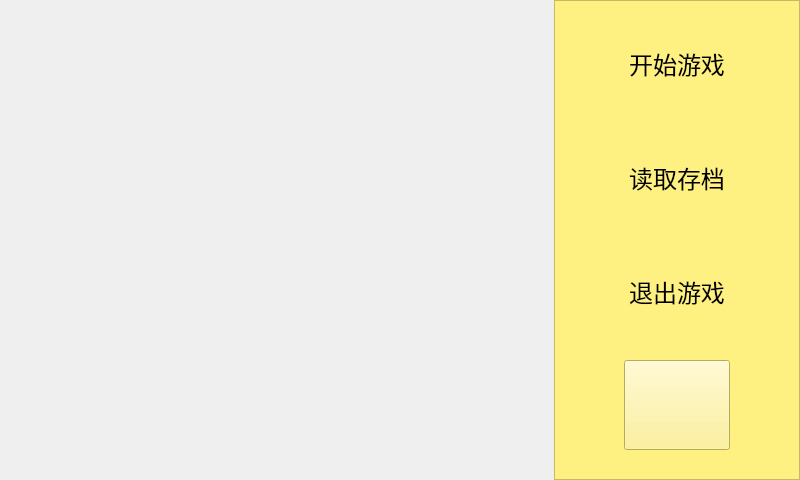
<?xml version="1.0" encoding="UTF-8"?>
<ui version="4.0">
 <class>MainScene</class>
 <widget class="QWidget" name="MainScene">
  <property name="geometry">
   <rect>
    <x>0</x>
    <y>0</y>
    <width>800</width>
    <height>480</height>
   </rect>
  </property>
  <property name="windowTitle">
   <string>猫和老鼠连连看</string>
  </property>
  <property name="styleSheet">
   <string notr="true"/>
  </property>
  <layout class="QHBoxLayout" name="horizontalLayout" stretch="9,4">
   <property name="spacing">
    <number>0</number>
   </property>
   <property name="sizeConstraint">
    <enum>QLayout::SetDefaultConstraint</enum>
   </property>
   <property name="leftMargin">
    <number>0</number>
   </property>
   <property name="topMargin">
    <number>0</number>
   </property>
   <property name="rightMargin">
    <number>0</number>
   </property>
   <property name="bottomMargin">
    <number>0</number>
   </property>
   <item>
    <widget class="QFrame" name="frame">
     <property name="enabled">
      <bool>true</bool>
     </property>
     <property name="styleSheet">
      <string notr="true">border-image: url(:/res/mainScene/background.png);</string>
     </property>
     <property name="frameShape">
      <enum>QFrame::NoFrame</enum>
     </property>
     <property name="frameShadow">
      <enum>QFrame::Plain</enum>
     </property>
    </widget>
   </item>
   <item>
    <widget class="QFrame" name="frame_2">
     <property name="styleSheet">
      <string notr="true">background-color: rgb(255, 240, 130);</string>
     </property>
     <property name="frameShape">
      <enum>QFrame::StyledPanel</enum>
     </property>
     <property name="frameShadow">
      <enum>QFrame::Raised</enum>
     </property>
     <layout class="QVBoxLayout" name="verticalLayout" stretch="2,2,2,2">
      <property name="bottomMargin">
       <number>20</number>
      </property>
      <item>
       <widget class="QPushButton" name="btn_start">
        <property name="sizePolicy">
         <sizepolicy hsizetype="Preferred" vsizetype="Preferred">
          <horstretch>0</horstretch>
          <verstretch>0</verstretch>
         </sizepolicy>
        </property>
        <property name="font">
         <font>
          <family>楷体_GB2312</family>
          <pointsize>18</pointsize>
         </font>
        </property>
        <property name="styleSheet">
         <string notr="true">border: 0px solid;
border-image: url(:/res/mainScene/optionBtn.PNG);
</string>
        </property>
        <property name="text">
         <string>开始游戏</string>
        </property>
       </widget>
      </item>
      <item>
       <widget class="QPushButton" name="btn_load">
        <property name="sizePolicy">
         <sizepolicy hsizetype="Preferred" vsizetype="Preferred">
          <horstretch>0</horstretch>
          <verstretch>0</verstretch>
         </sizepolicy>
        </property>
        <property name="font">
         <font>
          <family>楷体_GB2312</family>
          <pointsize>18</pointsize>
          <bold>false</bold>
         </font>
        </property>
        <property name="styleSheet">
         <string notr="true">border: 0px solid;
border-image: url(:/res/mainScene/optionBtn.PNG);
</string>
        </property>
        <property name="text">
         <string>读取存档</string>
        </property>
       </widget>
      </item>
      <item>
       <widget class="QPushButton" name="btn_exit">
        <property name="sizePolicy">
         <sizepolicy hsizetype="Preferred" vsizetype="Preferred">
          <horstretch>0</horstretch>
          <verstretch>0</verstretch>
         </sizepolicy>
        </property>
        <property name="font">
         <font>
          <family>楷体_GB2312</family>
          <pointsize>18</pointsize>
         </font>
        </property>
        <property name="styleSheet">
         <string notr="true">border: 0px solid;
border-image: url(:/res/mainScene/optionBtn.PNG);
</string>
        </property>
        <property name="text">
         <string>退出游戏</string>
        </property>
       </widget>
      </item>
      <item>
       <widget class="QWidget" name="widget" native="true">
        <layout class="QHBoxLayout" name="horizontalLayout_2">
         <property name="leftMargin">
          <number>60</number>
         </property>
         <property name="rightMargin">
          <number>60</number>
         </property>
         <item>
          <widget class="QPushButton" name="btn_setting">
           <property name="sizePolicy">
            <sizepolicy hsizetype="Preferred" vsizetype="Preferred">
             <horstretch>0</horstretch>
             <verstretch>0</verstretch>
            </sizepolicy>
           </property>
           <property name="sizeIncrement">
            <size>
             <width>0</width>
             <height>0</height>
            </size>
           </property>
           <property name="font">
            <font>
             <family>Monaco</family>
             <pointsize>26</pointsize>
             <bold>false</bold>
            </font>
           </property>
           <property name="styleSheet">
            <string notr="true">border-image: url(:/res/mainScene/settingBtn.png);</string>
           </property>
           <property name="text">
            <string notr="true"/>
           </property>
          </widget>
         </item>
        </layout>
       </widget>
      </item>
     </layout>
    </widget>
   </item>
  </layout>
 </widget>
 <resources/>
 <connections/>
</ui>
